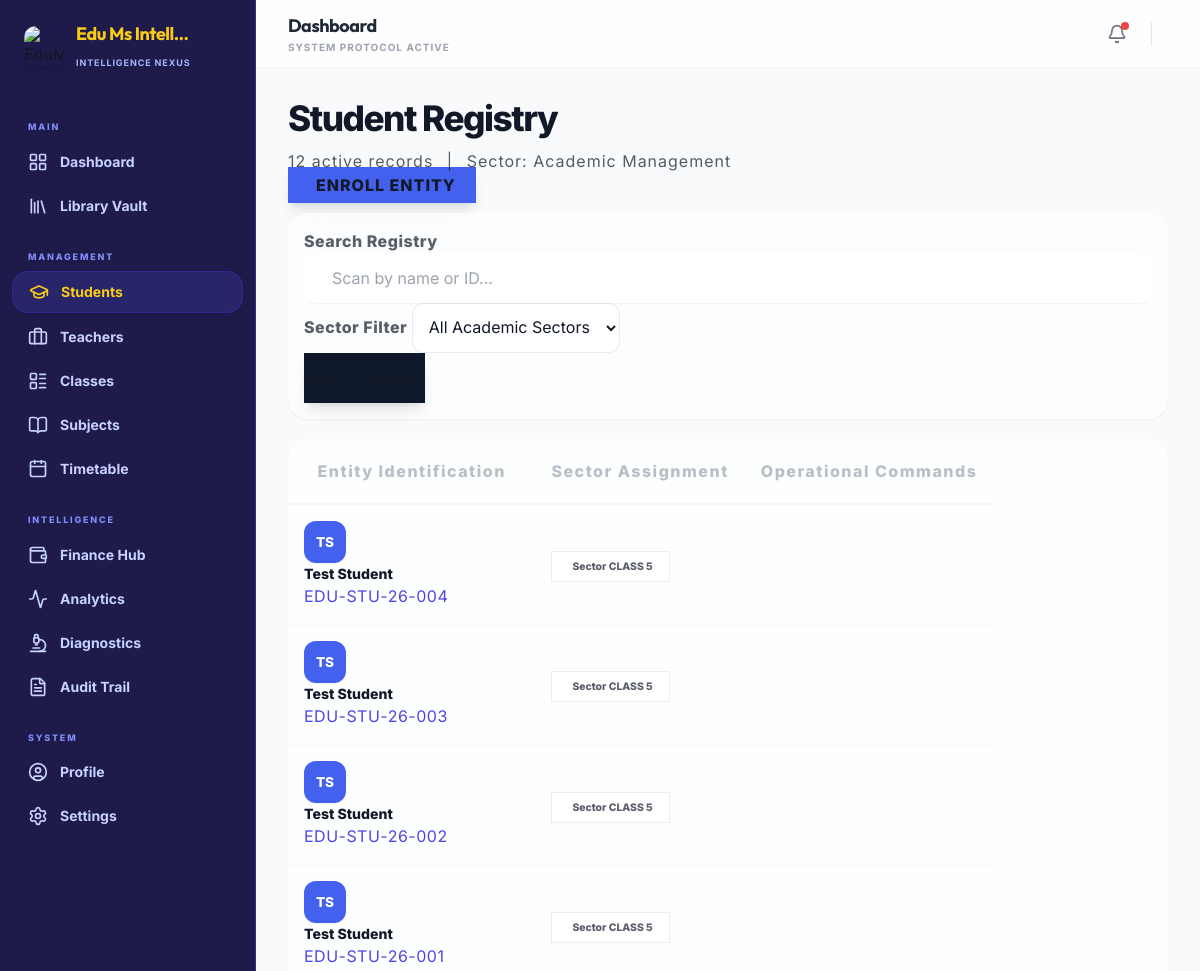
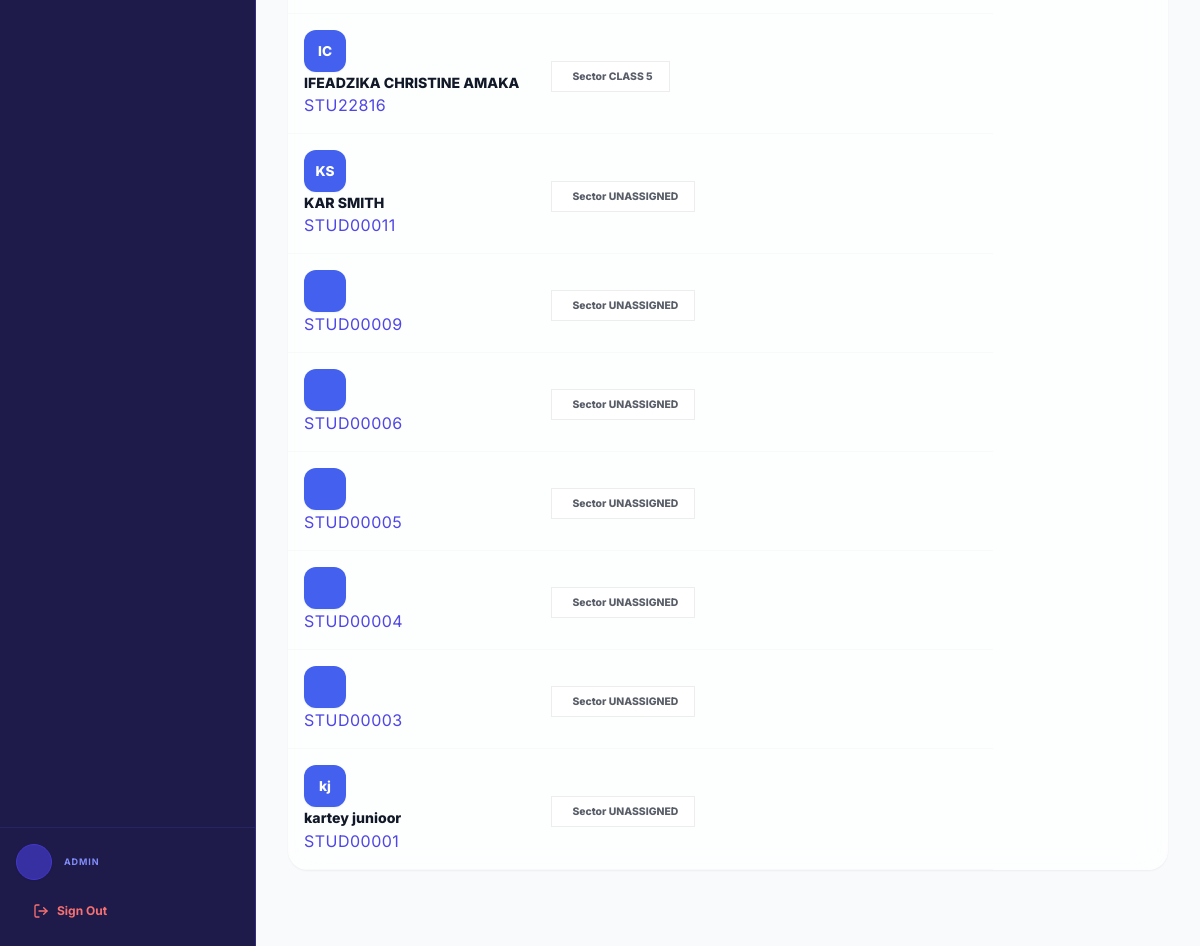
The page /admin-dashboard/students/ (signed in) on the database as committed earlier (2 pictures, top to bottom).
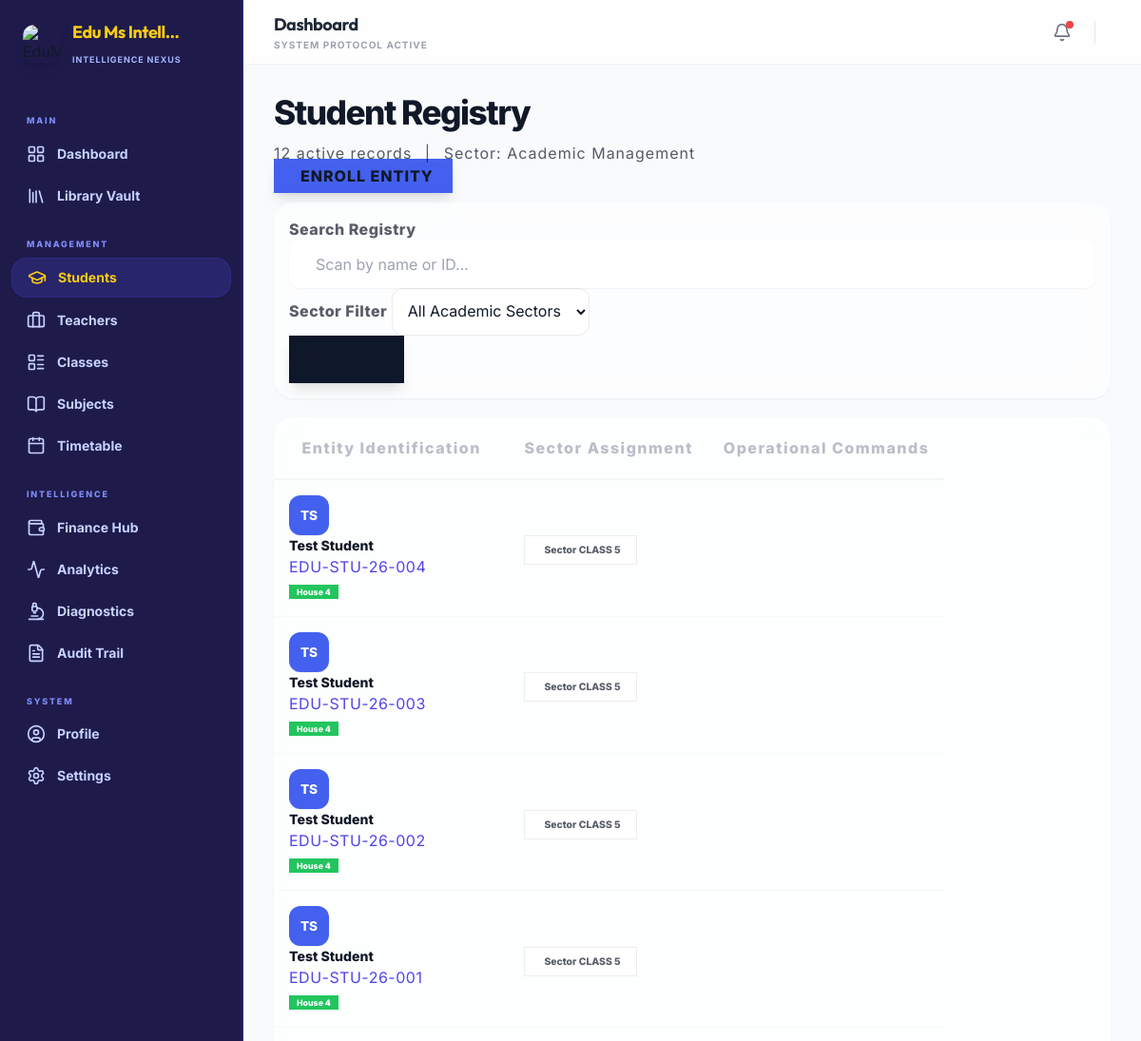
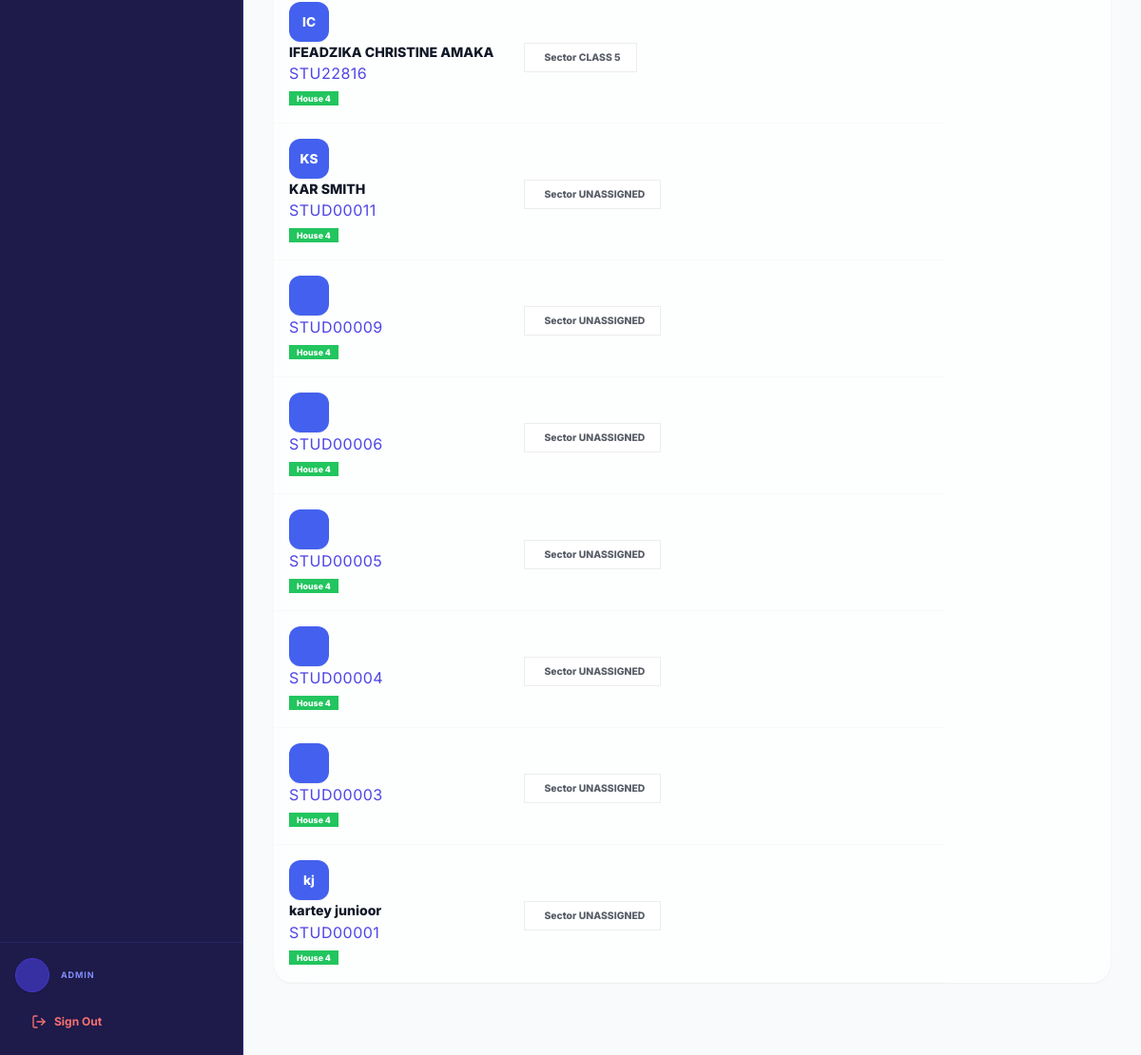
The same page on the database as committed later (2 pictures, top to bottom).
### students/models.py (models this page shows, shortened)
class Student(models.Model):
    GENDER_CHOICES = [
        ('male', 'Male'),
        ('female', 'Female'),
        ('other', 'Other'),
    ]
    STATUS_CHOICES = [
        ('active', 'Active'),
        ('inactive', 'Inactive'),
        ('suspended', 'Suspended'),
        ('graduated', 'Graduated'),
    ]
    user = models.OneToOneField('accounts.User', on_delete=models.CASCADE)
    student_id = models.CharField(max_length=20, unique=True)
    class_enrolled = models.ForeignKey('core.Class', on_delete=models.SET_NULL, null=True, blank=True)
    house = models.ForeignKey('core.House', on_delete=models.SET_NULL, null=True, blank=True, related_name='students')
    enrollment_date = models.DateField(null=True, blank=True, help_text="Date the student was admitted to the school")
    age = models.PositiveIntegerField(null=True, blank=True)
    gender = models.CharField(max_length=10, choices=GENDER_CHOICES, blank=True)
    status = models.CharField(max_length=20, choices=STATUS_CHOICES, default='active')
    hobbies = models.TextField(blank=True, help_text="Student's hobbies and interests")
    parent_name = models.CharField(max_length=100, blank=True, verbose_name="Parent / Guardian Name")
    parent_phone = models.CharField(max_length=20, blank=True, verbose_name="Parent / Guardian Phone")
    parent_email = models.EmailField(blank=True, verbose_name="Parent / Guardian Email")
    parent_relationship = models.CharField(
        max_length=30, blank=True,
        verbose_name="Relationship to Student",
        help_text="e.g. Father, Mother, Uncle, Guardian"
    )
    emergency_contact_name = models.CharField(max_length=100, blank=True, verbose_name="Emergency Contact Name")
    emergency_contact_phone = models.CharField(max_length=20, blank=True, verbose_name="Emergency Contact Phone")
    emergency_contact_relationship = models.CharField(max_length=30, blank=True, verbose_name="Emergency Relationship")
    objects = StudentManager()
    class Meta:
        indexes = [
            models.Index(fields=['student_id']),
            models.Index(fields=['class_enrolled']),
            models.Index(fields=['status']),
            models.Index(fields=['enrollment_date']),
        ]

### accounts/models.py (models this page shows, shortened)
class User(AbstractUser):
    ROLE_CHOICES = (
        ('admin', 'Admin'),
        ('teacher', 'Teacher'),
        ('student', 'Student'),
    )
    GENDER_CHOICES = (
        ('male', 'Male'),
        ('female', 'Female'),
        ('other', 'Other'),
    )
    role = models.CharField(max_length=10, choices=ROLE_CHOICES, default='student')
    gender = models.CharField(max_length=10, choices=GENDER_CHOICES, blank=True, null=True)
    phone = models.CharField(max_length=15, blank=True)
    address = models.TextField(blank=True)
    date_of_birth = models.DateField(null=True, blank=True)
    profile_picture = models.ImageField(upload_to='profiles/', null=True, blank=True)
    has_completed_onboarding = models.BooleanField(default=False)
    badges = models.ManyToManyField(Badge, related_name='users', blank=True)

### core/models.py (models this page shows, shortened)
class Class(models.Model):
    name = models.CharField(max_length=100)
    section = models.CharField(max_length=10, blank=True)
    grade = models.CharField(max_length=10)
    class_teacher = models.ForeignKey('accounts.User', on_delete=models.SET_NULL, null=True, related_name='class_teacher')
    class Meta:
        indexes = [
            models.Index(fields=['grade']),
        ]

class House(models.Model):
    name = models.CharField(max_length=100, unique=True)
    color_code = models.CharField(max_length=20, default="#4361ee", help_text="Hex color code for identification (e.g. #FF0000)")
    description = models.TextField(blank=True)
    class Meta:
        verbose_name = "Institutional House"
        verbose_name_plural = "Institutional Houses"

### admin_dashboard/views.py (the view)
# urls.py: path('students/', views.student_list, name='student_list'),
@admin_required
def student_list(request):
    from django.db.models import Q
    students_query = Student.objects.with_performance_stats().select_related('user', 'class_enrolled').order_by('-user__date_joined')
    classes = Class.objects.all().order_by('name')
    q = request.GET.get('q', '').strip()
    class_id = request.GET.get('class', '')
    if q:
        students_query = students_query.filter(
            Q(student_id__icontains=q) |
            Q(user__first_name__icontains=q) |
            Q(user__last_name__icontains=q)
        )
    if class_id:
        students_query = students_query.filter(class_enrolled_id=class_id)
    paginator = Paginator(students_query, 25)
    page_number = request.GET.get('page')
    page_obj = paginator.get_page(page_number)
    context = {
        'students': page_obj,
        'page_obj': page_obj,
        'classes': classes,
        'q': q,
        'selected_class': class_id,
        'total_students': students_query.count()
    }
    return render(request, 'admin_dashboard/students.html', context)

### core/context_processors.py (called while the page is built)
def school_config(request):
    config = SchoolConfiguration.get_config()
    return {'school_config': config}

def unread_notifications(request):
    if request.user.is_authenticated:
        from analytics.models import Notification as AnalyticsNotification
        unread = AnalyticsNotification.objects.filter(recipient=request.user, is_read=False).order_by('-created_at')
        return {
            'unread_notifications': unread[:5],  # Top 5 for dropdown
            'unread_notifications_count': unread.count()
        }
    return {}

### core/models.py (called while the page is built)
    @classmethod
    def get_config(cls):
        obj, created = cls.objects.get_or_create(id=1)
        return obj

### students/models.py (called while the page is built)
    def get_queryset(self):
        return StudentQuerySet(self.model, using=self._db)

    def with_performance_stats(self):
        return self.get_queryset().with_performance_stats()

### templates/admin_dashboard/students.html (shortened to what the changed rows need)
{% extends 'base.html' %}
{% block content %}
<div class="row layout-spacing">
    <div class="col-12 mb-5">
        <div class="d-flex justify-content-between align-items-end mb-4">
            <div>
                <h2 class="fw-800 mb-1" style="letter-spacing: -1.5px; color: var(--text-dark); font-size: 2.2rem;">Student Registry</h2>
            </div>
        </div>
    <div class="col-12 animate-fade-up delay-1">
        <div class="nexus-glass-card overflow-hidden border-0 shadow-sm">
            <div class="table-responsive">
                <table class="table table-hover align-middle mb-0 nexus-premium-table">
                    <thead>
                        <tr class="bg-light bg-opacity-50">
                            <th class="ps-4 py-4 extra-small text-uppercase text-muted fw-800 opa-7" style="letter-spacing: 1.5px;">Entity Identification</th>
                            <th class="py-4 extra-small text-uppercase text-muted fw-800 opa-7" style="letter-spacing: 1.5px;">Sector Assignment</th>
                            <th class="pe-4 py-4 text-end extra-small text-uppercase text-muted fw-800 opa-7" style="letter-spacing: 1.5px;">Operational Commands</th>
                        </tr>
                    </thead>
                    <tbody>
                        {% for student in students %}
                        <tr class="animate-fade-in" style="border-bottom: 1px solid rgba(0,0,0,0.03) !important;">
                            <td class="ps-4 py-3" data-label="Entity Identification">
                                <div class="d-flex align-items-center gap-3">
                                    <div class="p-avatar shadow-sm" style="background: var(--p-nexus-primary); width: 42px; height: 42px; font-size: 0.85rem;">
                                        {{ student.user.first_name|slice:":1" }}{{ student.user.last_name|slice:":1" }}
                                    </div>
                                    <div class="text-start">
                                        <div class="fw-800 text-dark small" style="font-size: 0.88rem;">{{ student.user.get_full_name }}</div>
                                        <div class="d-flex align-items-center gap-2">
                                            <div class="extra-small text-primary fw-bold text-uppercase opa-6" style="letter-spacing: 0.5px;">{{ student.student_id|default:"ID-PENDING" }}</div>
                                            {% if student.house %}
                                                <span class="badge rounded-pill extra-small fw-800 text-uppercase" style="background: {{ student.house.color_code|default:'#6c757d' }}; font-size: 0.55rem; padding: 2px 8px; color: white;">{{ student.house.name }}</span>
                                            {% endif %}
                                        </div>
                                    </div>
                                </div>
                            </td>
                            <td data-label="Sector Assignment">
                                <span class="badge border bg-white text-dark extra-small rounded-pill px-4 py-2 fw-800 text-uppercase opa-7" style="font-size: 0.65rem; border-color: rgba(0,0,0,0.1) !important;">
                                     Sector {{ student.class_enrolled.name|default:"UNASSIGNED" }}
                                </span>
                            </td>
                            <td class="pe-4 text-end" data-label="Operational Commands">
                            </td>
                        </tr>
                        {% empty %}
                        <tr><td colspan="3" class="p-5 text-center text-muted fw-bold extra-small text-uppercase opa-5">Protocol execution yielded 0 results. Check filters.</td></tr>
                        {% endfor %}
                    </tbody>
                </table>
            </div>
        </div>
    </div>
            </div>
        </div>
    </div>
</div>
{% endblock %}

Rows that differ between the two databases and show on the page:
changed Student "EDU-STU-26-004": house_id empty → 4 (drawn); house.name (not shown) → "House 4"
changed Student "EDU-STU-26-003": house_id empty → 4 (drawn); house.name (not shown) → "House 4"
changed Student "EDU-STU-26-002": house_id empty → 4 (drawn); house.name (not shown) → "House 4"
changed Student "EDU-STU-26-001": house_id empty → 4 (drawn); house.name (not shown) → "House 4"
changed Student "STU22816": house_id empty → 4 (drawn); house.name (not shown) → "House 4"
changed Student "STUD00011": house_id empty → 4 (drawn); house.name (not shown) → "House 4"
changed Student "STUD00009": house_id empty → 4 (drawn); house.name (not shown) → "House 4"
changed Student "STUD00006": house_id empty → 4 (drawn); house.name (not shown) → "House 4"
changed Student "STUD00005": house_id empty → 4 (drawn); house.name (not shown) → "House 4"
changed Student "STUD00004": house_id empty → 4 (drawn); house.name (not shown) → "House 4"
changed Student "STUD00003": house_id empty → 4 (drawn); house.name (not shown) → "House 4"
changed Student "STUD00001": house_id empty → 4 (drawn); house.name (not shown) → "House 4"
